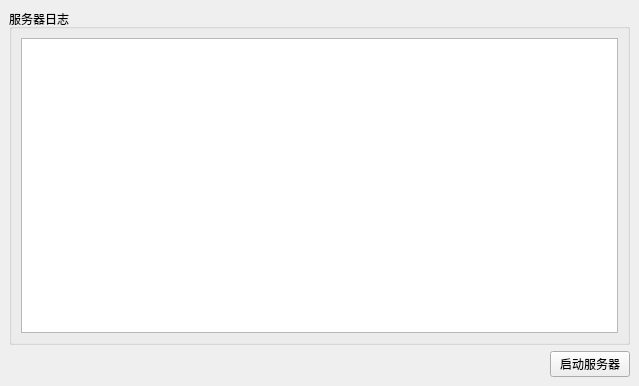
<?xml version="1.0" encoding="UTF-8"?>
<ui version="4.0">
 <class>MainWindow</class>
 <widget class="QMainWindow" name="MainWindow">
  <property name="geometry">
   <rect>
    <x>0</x>
    <y>0</y>
    <width>639</width>
    <height>386</height>
   </rect>
  </property>
  <property name="windowTitle">
   <string>服务器</string>
  </property>
  <widget class="QWidget" name="centralwidget">
   <layout class="QVBoxLayout" name="verticalLayout_2">
    <item>
     <widget class="QGroupBox" name="groupBox">
      <property name="title">
       <string>服务器日志</string>
      </property>
      <layout class="QVBoxLayout" name="verticalLayout">
       <item>
        <widget class="QPlainTextEdit" name="logEditor"/>
       </item>
      </layout>
     </widget>
    </item>
    <item>
     <layout class="QHBoxLayout" name="horizontalLayout">
      <item>
       <spacer name="horizontalSpacer">
        <property name="orientation">
         <enum>Qt::Orientation::Horizontal</enum>
        </property>
        <property name="sizeHint" stdset="0">
         <size>
          <width>40</width>
          <height>20</height>
         </size>
        </property>
       </spacer>
      </item>
      <item>
       <widget class="QPushButton" name="startStopButton">
        <property name="text">
         <string>启动服务器</string>
        </property>
       </widget>
      </item>
     </layout>
    </item>
   </layout>
  </widget>
 </widget>
 <resources/>
 <connections/>
</ui>
